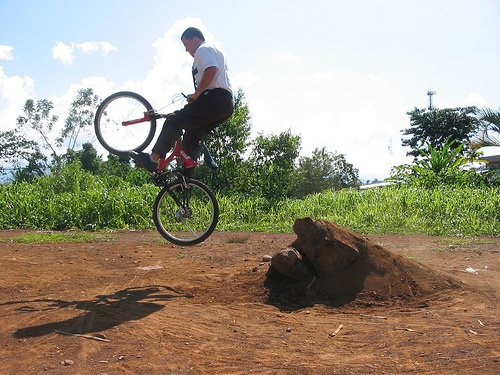
#> input picture Qinyuan/darkflow/test/training/images/1.jpg, 500 x 375 px, found by its file name; its folder holds only this picture in this run
$ jupyter execute crop_both480.ipynb
#> lines starting #> are read from the running program, lines starting #| are printed output that depends on the picture
[cell 1]
#Formal crop-newRight (0-480,0-480)

import cv2
import numpy as np
import pandas as pd
import re
import os
import os.path
import datetime
import csv
import time
import pprint

def generate_image_names(dir_path):
#> called with dir_path = '/home/gene/Downloads/training/'
    image_names = []
    for root, dirs, files in os.walk(dir_path):
        files.sort()

        for file in files:
            # if file.startswith('2015-12-19_170'): # ensure we only grab CSV files
            if file.endswith('.jpg'): # ensure we only grab CSV files

                image_names.append(file)

    return image_names

start_time = time.time()

#image_path = "/home/gene/test/BitTigerCapstone/Qinyuan/darkflow/sub_training/"
#out_path = "/home/gene/test/BitTigerCapstone/Qinyuan/darkflow/sub_training/crop-newRight/"

image_path = "/home/gene/Downloads/training/"
out_path = "/home/gene/test/BitTigerCapstone/Qinyuan/darkflow/newRight/"

images = generate_image_names(image_path)
count = 1
for image in images:

    print (str(count)+'-'+image_path+image)
    count = count + 1

    #    img = cv2.imread("/home/gene/test/BitTigerCapstone/Qinyuan/darkflow/sub_training/test.jpg")

    img = cv2.imread(image_path+image)
#> img is the input picture: shape (375, 500, 3); mean B, G, R 132.3, 149.7, 157.9

    #crop_img = img[y:y+h, x:x+w]
    #cv2.imshow("original",img)
    crop_img = img[0:480, 0:480]  #(0,0),(480,640) lefttop(y,x) #rightBottom (y+h,x+w)
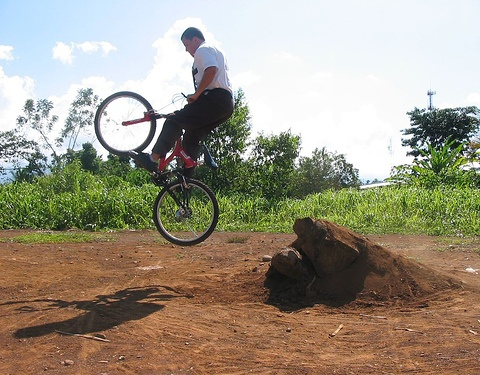
#> crop_img: shape (375, 480, 3); mean B, G, R 132, 149.3, 157.6

    cv2.imwrite(out_path+"newRight-"+image, crop_img)

end_time = time.time() - start_time
print('[DONE] Elasped Time: {}'.format(end_time))

[cell 2]
#Formal crop-newLeft (160-640,0-480)

import cv2
import numpy as np
import pandas as pd
import re
import os
import os.path
import datetime
import csv
import time
import pprint

def generate_image_names(dir_path):
#> called with dir_path = '/home/gene/Downloads/training/'
    image_names = []
    for root, dirs, files in os.walk(dir_path):
        files.sort()

        for file in files:
            if file.endswith('.jpg'): # ensure we only grab CSV files

                image_names.append(file)

    return image_names

start_time = time.time()

#image_path = "/home/gene/test/BitTigerCapstone/Qinyuan/darkflow/sub_training/"
#out_path = "/home/gene/test/BitTigerCapstone/Qinyuan/darkflow/sub_training/crop-newRight/"

image_path = "/home/gene/Downloads/training/"
out_path = "/home/gene/test/BitTigerCapstone/Qinyuan/darkflow/newLeft/"

images = generate_image_names(image_path)
count = 1
for image in images:

    print (str(count)+'-'+image_path+image)
    count = count + 1

    #    img = cv2.imread("/home/gene/test/BitTigerCapstone/Qinyuan/darkflow/sub_training/test.jpg")

    img = cv2.imread(image_path+image)

    #crop_img = img[y:y+h, x:x+w]
    #cv2.imshow("original",img)
#    crop_img = img[0:480, 0:480]  #(0,0),(480,640) lefttop(y,x) #rightBottom (y+h,x+w)
    crop_img = img[0:480, 160:640]  #(0,0) lefttop(y,x) #rightBottom (y+h,x+w)
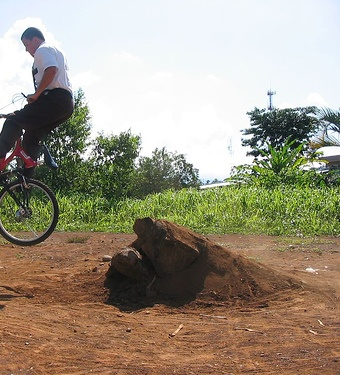
#> crop_img: shape (375, 340, 3); mean B, G, R 130.9, 149.2, 158.6

    cv2.imwrite(out_path+"newLeft-"+image, crop_img)

end_time = time.time() - start_time
print('[DONE] Elasped Time: {}'.format(end_time))
